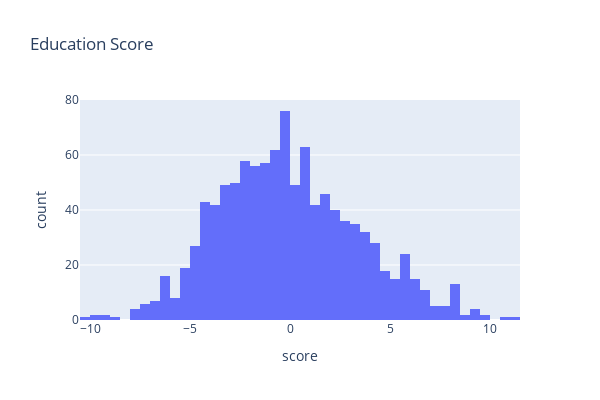

Here is the notebook cell this chart was saved with:
### Code cell
fig = px.histogram(dff, x="score", title="Education Score", )
fig.update_layout(width=600, height = 400)
fig.show()

### Figure 1 — Plotly figure (JSON) as saved in the notebook; plotly's stock layout.template omitted (floating-point values rounded to 4 significant figures; data arrays with more than 128 entries replaced by an {"elided": "..."} marker saying what was removed)
{"data": [{"alignmentgroup": "True", "bingroup": "x", "hovertemplate": "score=%{x}<br>count=%{y}<extra></extra>", "legendgroup": "", "marker": {"color": "#636efa", "pattern": {"shape": ""}}, "name": "", "offsetgroup": "", "orientation": "v", "showlegend": false, "type": "histogram", "x": {"elided": "1073 float values"}, "xaxis": "x", "yaxis": "y"}], "layout": {"barmode": "relative", "height": 400, "legend": {"tracegroupgap": 0}, "title": {"text": "Education Score"}, "width": 600, "xaxis": {"anchor": "y", "domain": [0, 1], "title": {"text": "score"}}, "yaxis": {"anchor": "x", "domain": [0, 1], "title": {"text": "count"}}}}
